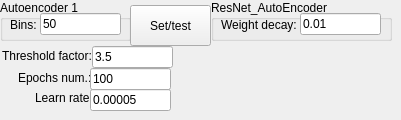
        <widget class="QWidget" name="tab_8">
         <attribute name="title">
          <string>Autoencoder</string>
         </attribute>
         <widget class="QLabel" name="label_21">
          <property name="geometry">
           <rect>
            <x>18</x>
            <y>70</y>
            <width>91</width>
            <height>16</height>
           </rect>
          </property>
          <property name="text">
           <string>Epochs num.:</string>
          </property>
         </widget>
         <widget class="QLineEdit" name="Autoencoder_torch_epochs_num">
          <property name="geometry">
           <rect>
            <x>90</x>
            <y>68</y>
            <width>81</width>
            <height>22</height>
           </rect>
          </property>
          <property name="text">
           <string>100</string>
          </property>
         </widget>
         <widget class="QLabel" name="label_22">
          <property name="geometry">
           <rect>
            <x>35</x>
            <y>90</y>
            <width>91</width>
            <height>16</height>
           </rect>
          </property>
          <property name="text">
           <string>Learn rate:</string>
          </property>
         </widget>
         <widget class="QLineEdit" name="Autoencoder_torch_learn_rate">
          <property name="geometry">
           <rect>
            <x>90</x>
            <y>89</y>
            <width>81</width>
            <height>22</height>
           </rect>
          </property>
          <property name="text">
           <string>0.00005</string>
          </property>
         </widget>
         <widget class="QGroupBox" name="groupBox_12">
          <property name="geometry">
           <rect>
            <x>0</x>
            <y>0</y>
            <width>131</width>
            <height>41</height>
           </rect>
          </property>
          <property name="title">
           <string>Autoencoder 1</string>
          </property>
          <widget class="QLineEdit" name="Autoencoderbins_text_input">
           <property name="geometry">
            <rect>
             <x>40</x>
             <y>13</y>
             <width>81</width>
             <height>22</height>
            </rect>
           </property>
           <property name="text">
            <string>50</string>
           </property>
          </widget>
          <widget class="QLabel" name="label_23">
           <property name="geometry">
            <rect>
             <x>10</x>
             <y>17</y>
             <width>31</width>
             <height>16</height>
            </rect>
           </property>
           <property name="text">
            <string>Bins:</string>
           </property>
          </widget>
         </widget>
         <widget class="QLabel" name="label_20">
          <property name="geometry">
           <rect>
            <x>2</x>
            <y>48</y>
            <width>91</width>
            <height>16</height>
           </rect>
          </property>
          <property name="text">
           <string>Threshold factor:</string>
          </property>
         </widget>
         <widget class="QLineEdit" name="Autoencoder_torch_threshold_factor">
          <property name="geometry">
           <rect>
            <x>92</x>
            <y>46</y>
            <width>81</width>
            <height>22</height>
           </rect>
          </property>
          <property name="text">
           <string>3.5</string>
          </property>
         </widget>
         <widget class="QPushButton" name="Autoencoder_set_threshold_button">
          <property name="geometry">
           <rect>
            <x>130</x>
            <y>5</y>
            <width>81</width>
            <height>41</height>
           </rect>
          </property>
          <property name="text">
           <string>Set/test</string>
          </property>
         </widget>
         <widget class="QGroupBox" name="groupBox_14">
          <property name="geometry">
           <rect>
            <x>211</x>
            <y>0</y>
            <width>181</width>
            <height>41</height>
           </rect>
          </property>
          <property name="title">
           <string>ResNet_AutoEncoder</string>
          </property>
          <widget class="QLineEdit" name="Autoencoder_ResNet_weight_decay_input_text">
           <property name="geometry">
            <rect>
             <x>89</x>
             <y>13</y>
             <width>81</width>
             <height>22</height>
            </rect>
           </property>
           <property name="text">
            <string>0.01</string>
           </property>
          </widget>
          <widget class="QLabel" name="label_26">
           <property name="geometry">
            <rect>
             <x>10</x>
             <y>17</y>
             <width>81</width>
             <height>16</height>
            </rect>
           </property>
           <property name="text">
            <string>Weight decay:</string>
           </property>
          </widget>
         </widget>
        </widget>
